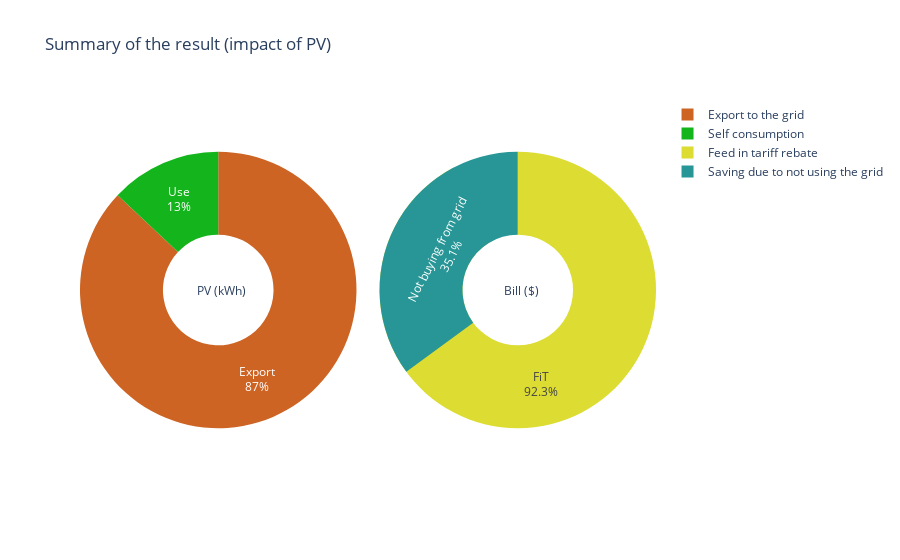

Notebook code cell kept with this figure:
### Code cell
fig = { "data": [ { "values": [Results['Annual_PV_Generation']-Results['Est_Annual_PV_export_SolarOnly'],Results['Est_Annual_PV_export_SolarOnly']],
          "labels": ["Self consumption", "Export to the grid"],"domain": {"x": [0, .48]},  "text":["Use", "Export"], "name": "PV Generation (kWh)", 
                       "hoverinfo":"label+percent+value+name",  "hole": .4,  "type": "pie" ,
                   'marker': {'colors': ['rgb(20, 180, 29)',
                                  'rgb(205, 100, 36)']}},  
                     { "values": [Results['New_Bill_SolarOnly'],Results['Saving_due_to_not_using_grid_SolarOnly'], Results['FiT_Payment_SolarOnly']],
          "labels": ["New Bill","Saving due to not using the grid", "Feed in tariff rebate"],
                      "text":["New Bill","Not buying from grid","FiT"],"textposition":"inside","domain": {"x": [.52, 1]},
                      "name": "Annual Bill","hoverinfo":"label+percent+value+name", "hole": .4,"type": "pie",
                   'marker': {'colors': ['rgb(20, 60, 180)',
                                  'rgb(40, 150, 150)',
                                        'rgb(220, 220, 50)']}}],
           "layout": {"title":"Summary of the result (impact of PV)",
                      "annotations": [{ "showarrow": False, "text": 'PV (kWh)',"x": 0.20,"y": 0.5 },
                {  "showarrow": False, "text": "Bill ($)", "x": 0.8, "y": 0.5}] }}
iplot(fig)

if battery_kw > 0:
    fig = { "data": [ { "values": [Results['Annual_PV_Generation']-Results['Est_Annual_PV_export_sol_batt'],Results['Est_Annual_PV_export_sol_batt']],
              "labels": ["Self consumption", "Export to the grid"],"domain": {"x": [0, .48]},  "text":["Use", "Export"], "name": "PV Generation (kWh)", 
                           "hoverinfo":"label+percent+value+name",  "hole": .4,  "type": "pie",
                       'marker': {'colors': ['rgb(20, 180, 29)',
                                      'rgb(205, 100, 36)']}},  
                         { "values": [Results['New_Bill_sol_batt'], Results['Saving_due_to_not_using_grid_sol_batt'], Results['FiT_Payment_sol_batt']],
              "labels": ["New Bill","Saving due to not using the grid", "Feed in tariff rebate"],
                          "text":["New Bill","Not buying from grid","FiT"],"textposition":"inside","domain": {"x": [.52, 1]},
                          "name": "Annual Bill","hoverinfo":"label+percent+value+name", "hole": .4,"type": "pie",
                       'marker': {'colors': ['rgb(20, 60, 180)',
                                      'rgb(40, 150, 150)',
                                            'rgb(220, 220, 50)']}}],
               "layout": {"title":"Summary of the result (impact of PV and Battery)",
                          "annotations": [{ "showarrow": False, "text": 'PV (kWh)',"x": 0.20,"y": 0.5 },
                    {  "showarrow": False, "text": "Bill ($)", "x": 0.8, "y": 0.5}] }}
    iplot(fig)

### Figure 1 — Plotly figure (JSON) as saved in the notebook; plotly's stock layout.template omitted (floating-point values rounded to 4 significant figures)
{"data": [{"domain": {"x": [0, 0.48]}, "hole": 0.4, "hoverinfo": "label+percent+value+name", "labels": ["Self consumption", "Export to the grid"], "marker": {"colors": ["rgb(20, 180, 29)", "rgb(205, 100, 36)"]}, "name": "PV Generation (kWh)", "text": ["Use", "Export"], "type": "pie", "values": [2075.0, 13920.0]}, {"domain": {"x": [0.52, 1]}, "hole": 0.4, "hoverinfo": "label+percent+value+name", "labels": ["New Bill", "Saving due to not using the grid", "Feed in tariff rebate"], "marker": {"colors": ["rgb(20, 60, 180)", "rgb(40, 150, 150)", "rgb(220, 220, 50)"]}, "name": "Annual Bill", "text": ["New Bill", "Not buying from grid", "FiT"], "textposition": "inside", "type": "pie", "values": [-458.7, 587.2, 1545.0]}], "layout": {"annotations": [{"showarrow": false, "text": "PV (kWh)", "x": 0.2, "y": 0.5}, {"showarrow": false, "text": "Bill ($)", "x": 0.8, "y": 0.5}], "title": {"text": "Summary of the result (impact of PV)"}}}
